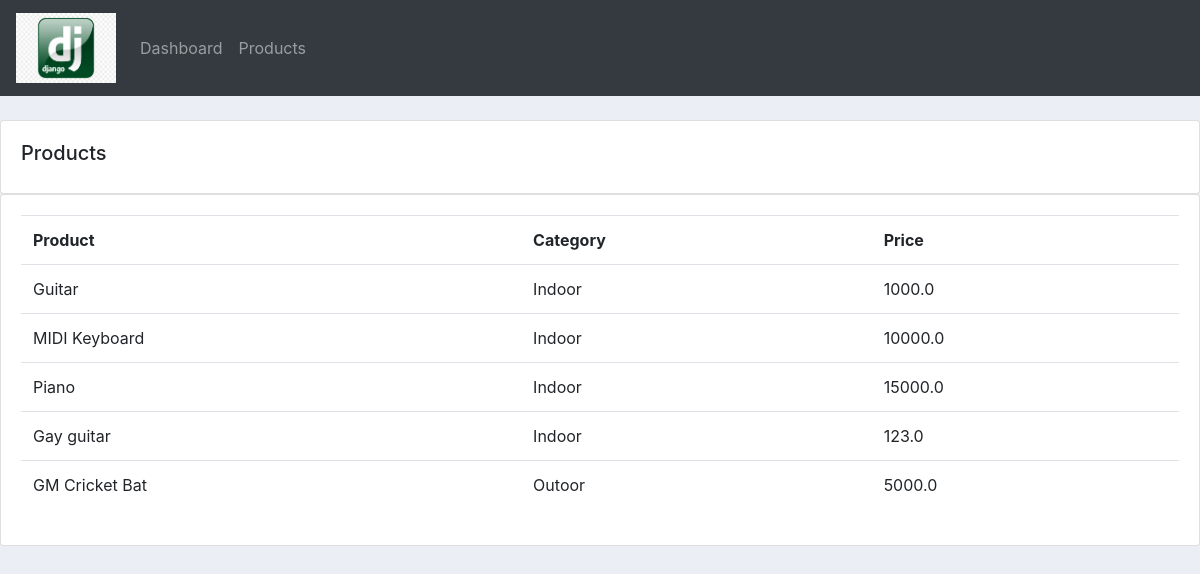
Screenshot of /products/ with the database file from the repository.
### accounts/models.py (models this page shows, shortened)
class Product(models.Model):
    CATEGORY = (
        ('Indoor', 'Indoor'),
        ('Outoor', 'Outoor')
    )
    name = models.CharField(max_length=200, null=True)
    price = models.FloatField(null=True)
    category = models.CharField(max_length=200, null=True, choices=CATEGORY)
    description = models.CharField(max_length=200, null=True)
    date_created = models.DateTimeField(auto_now_add=True)
    tags = models.ManyToManyField("Tag")

### accounts/views.py (the view)
# urls.py: path('products/', views.products, name="products"),
def products(request):
    products = Product.objects.all()
    return render(request, 'accounts/products.html', {'products': products})

### accounts/templates/accounts/products.html
{% extends 'accounts/main.html' %}
{% block content %}
<br>
<div class="row">
    <div class="col-md">
        <div class="card card-body">
            <h5>Products</h5>
        </div>
        <div class="card card-body">
            <table class="table">
                <tr>
                    <th>Product</th>
                    <th>Category</th>
                    <th>Price</th>
                </tr>
                {% for i in products %}
                <tr>
                    <td>{{i.name}}</td>
                    <td>{{i.category}}</td>
                    <td>{{i.price}}</td>
                </tr>
                {% endfor %}
            </table>
        </div>
    </div>
</div>
{% endblock content %}

### static/css/main.css (style rules this page uses)
body { background-color: #ebeff5; }

### rows the page displays
Product: name "Guitar", category "Indoor", price "1000.0"
Product: name "MIDI Keyboard", category "Indoor", price "10000.0"
Product: name "Piano", category "Indoor", price "15000.0"
Product: name "Gay guitar", category "Indoor", price "123.0"
Product: name "GM Cricket Bat", category "Outoor", price "5000.0"
